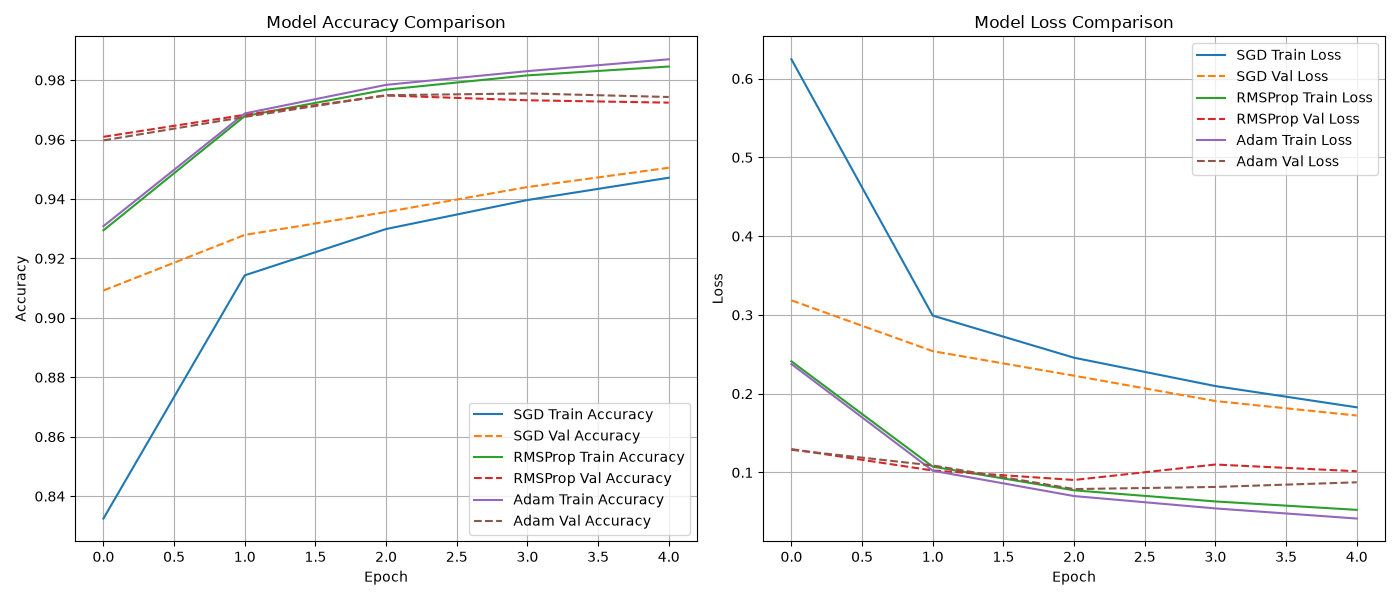

This figure's Python source:
import tensorflow as tf
from tensorflow.keras.models import Sequential
from tensorflow.keras.layers import Dense, Flatten
from tensorflow.keras.datasets import mnist
import matplotlib.pyplot as plt

def create_model():
    """Creates a simple feedforward neural network."""
    model = Sequential([
        Flatten(input_shape=(28, 28)),
        Dense(128, activation='relu'),
        Dense(64, activation='relu'),
        Dense(10, activation='softmax')
    ])
    return model

def main():
    # 1. Load a small dataset (MNIST)
    print("Loading MNIST dataset...")
    (x_train, y_train), (x_test, y_test) = mnist.load_data()
    # Normalize pixel values to be between 0 and 1
    x_train, x_test = x_train / 255.0, x_test / 255.0

    # 3. Optimizers to test
    optimizers = {
        'SGD': tf.keras.optimizers.SGD(),
        'RMSProp': tf.keras.optimizers.RMSprop(),
        'Adam': tf.keras.optimizers.Adam()
    }

    histories = {}
    epochs = 5  # Keeping epochs small for quick execution

    # Train model separately for each optimizer
    for opt_name, optimizer in optimizers.items():
        print(f"\n--- Training with {opt_name} Optimizer ---")
        
        # 2. Build the neural network using Sequential model
        model = create_model()
        model.compile(optimizer=optimizer,
                      loss='sparse_categorical_crossentropy',
                      metrics=['accuracy'])
        
        # 4. Record training accuracy and loss
        history = model.fit(
            x_train, y_train, 
            epochs=epochs, 
            validation_data=(x_test, y_test)
        )
        histories[opt_name] = history.history

    # 5. Plot the training loss and accuracy graphs
    plt.figure(figsize=(14, 6))

    # Plot Accuracy
    plt.subplot(1, 2, 1)
    for opt_name in optimizers.keys():
        plt.plot(histories[opt_name]['accuracy'], label=f'{opt_name} Train Accuracy')
        plt.plot(histories[opt_name]['val_accuracy'], label=f'{opt_name} Val Accuracy', linestyle='--')
    plt.title('Model Accuracy Comparison')
    plt.xlabel('Epoch')
    plt.ylabel('Accuracy')
    plt.legend()
    plt.grid(True)

    # Plot Loss
    plt.subplot(1, 2, 2)
    for opt_name in optimizers.keys():
        plt.plot(histories[opt_name]['loss'], label=f'{opt_name} Train Loss')
        plt.plot(histories[opt_name]['val_loss'], label=f'{opt_name} Val Loss', linestyle='--')
    plt.title('Model Loss Comparison')
    plt.xlabel('Epoch')
    plt.ylabel('Loss')
    plt.legend()
    plt.grid(True)

    plt.tight_layout()
    # Save the plot for reference
    plt.savefig('optimizer_comparison.png')
    print("\nTraining complete. Performance graphs saved as 'optimizer_comparison.png'.")
    
    # Show the plots
    plt.show()

    # 6. Compare performance and print simple conclusion
    print("\n--- Final Validation Accuracies ---")
    for opt_name in optimizers.keys():
        final_val_acc = histories[opt_name]['val_accuracy'][-1]
        print(f"{opt_name}: {final_val_acc:.4f}")
    
    best_opt = max(histories.keys(), key=lambda o: histories[o]['val_accuracy'][-1])
    print(f"\nConclusion: Based on validation accuracy after {epochs} epochs, the '{best_opt}' optimizer gave the best results.")

if __name__ == "__main__":
    main()
